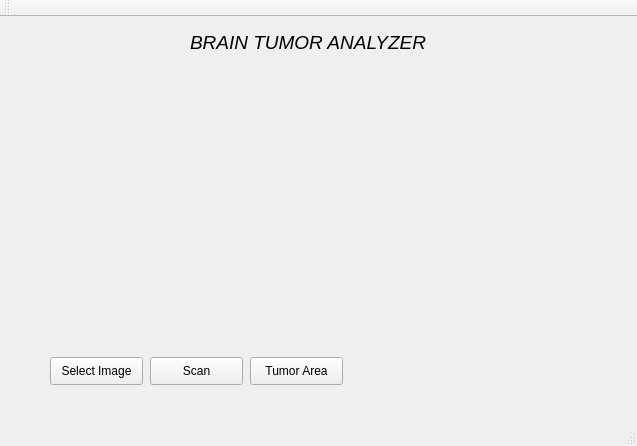
<?xml version="1.0" encoding="UTF-8"?>
<ui version="4.0">
 <class>MainWindow</class>
 <widget class="QMainWindow" name="MainWindow">
  <property name="geometry">
   <rect>
    <x>0</x>
    <y>0</y>
    <width>637</width>
    <height>446</height>
   </rect>
  </property>
  <property name="font">
   <font>
    <weight>75</weight>
    <italic>true</italic>
    <bold>true</bold>
   </font>
  </property>
  <property name="windowTitle">
   <string>MainWindow</string>
  </property>
  <widget class="QWidget" name="centralWidget">
   <widget class="QLabel" name="label">
    <property name="geometry">
     <rect>
      <x>190</x>
      <y>10</y>
      <width>271</width>
      <height>31</height>
     </rect>
    </property>
    <property name="font">
     <font>
      <pointsize>14</pointsize>
      <weight>50</weight>
      <bold>false</bold>
     </font>
    </property>
    <property name="text">
     <string>BRAIN TUMOR ANALYZER</string>
    </property>
   </widget>
   <widget class="QPushButton" name="SelectImage">
    <property name="geometry">
     <rect>
      <x>50</x>
      <y>340</y>
      <width>93</width>
      <height>28</height>
     </rect>
    </property>
    <property name="font">
     <font>
      <weight>50</weight>
      <italic>false</italic>
      <bold>false</bold>
     </font>
    </property>
    <property name="text">
     <string>Select Image</string>
    </property>
   </widget>
   <widget class="QPushButton" name="Scan">
    <property name="geometry">
     <rect>
      <x>150</x>
      <y>340</y>
      <width>93</width>
      <height>28</height>
     </rect>
    </property>
    <property name="font">
     <font>
      <weight>50</weight>
      <italic>false</italic>
      <bold>false</bold>
     </font>
    </property>
    <property name="text">
     <string>Scan</string>
    </property>
   </widget>
   <widget class="QPushButton" name="tumorarea">
    <property name="geometry">
     <rect>
      <x>250</x>
      <y>340</y>
      <width>93</width>
      <height>28</height>
     </rect>
    </property>
    <property name="font">
     <font>
      <weight>50</weight>
      <italic>false</italic>
      <bold>false</bold>
     </font>
    </property>
    <property name="text">
     <string>Tumor Area</string>
    </property>
   </widget>
   <widget class="QLabel" name="image1">
    <property name="geometry">
     <rect>
      <x>90</x>
      <y>50</y>
      <width>211</width>
      <height>261</height>
     </rect>
    </property>
    <property name="text">
     <string/>
    </property>
   </widget>
   <widget class="QLabel" name="Result">
    <property name="geometry">
     <rect>
      <x>360</x>
      <y>340</y>
      <width>211</width>
      <height>20</height>
     </rect>
    </property>
    <property name="text">
     <string/>
    </property>
   </widget>
   <widget class="QLabel" name="image2">
    <property name="geometry">
     <rect>
      <x>320</x>
      <y>50</y>
      <width>211</width>
      <height>261</height>
     </rect>
    </property>
    <property name="text">
     <string/>
    </property>
   </widget>
  </widget>
  <widget class="QMenuBar" name="menuBar">
   <property name="geometry">
    <rect>
     <x>0</x>
     <y>0</y>
     <width>637</width>
     <height>21</height>
    </rect>
   </property>
  </widget>
  <widget class="QToolBar" name="mainToolBar">
   <attribute name="toolBarArea">
    <enum>TopToolBarArea</enum>
   </attribute>
   <attribute name="toolBarBreak">
    <bool>false</bool>
   </attribute>
  </widget>
  <widget class="QStatusBar" name="statusBar"/>
 </widget>
 <layoutdefault spacing="6" margin="11"/>
 <resources/>
 <connections/>
</ui>
